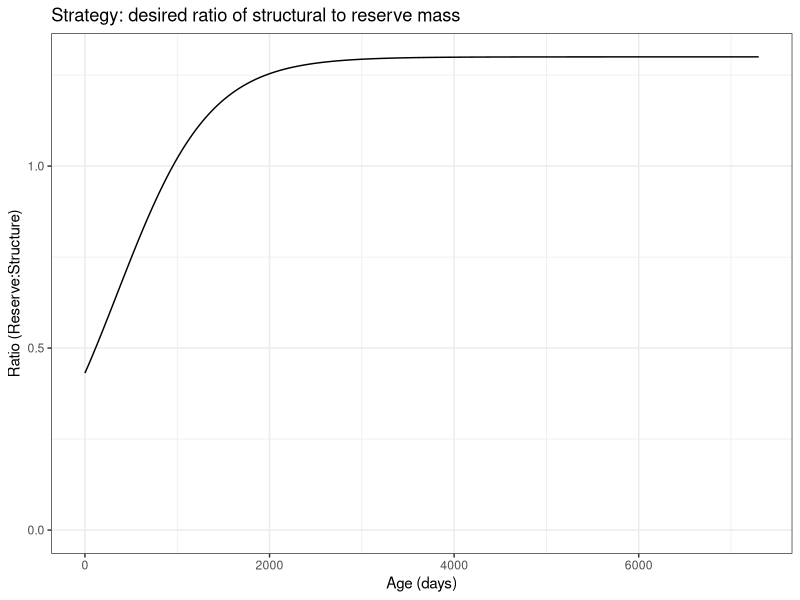
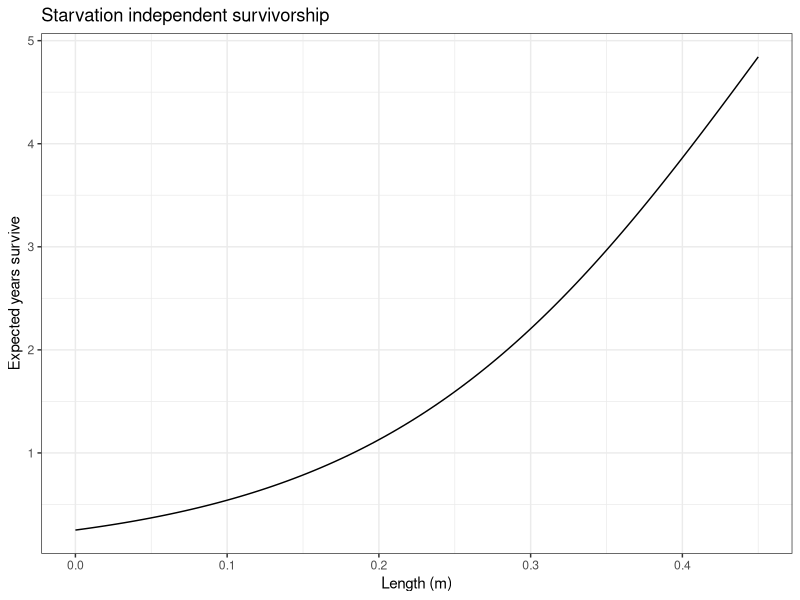
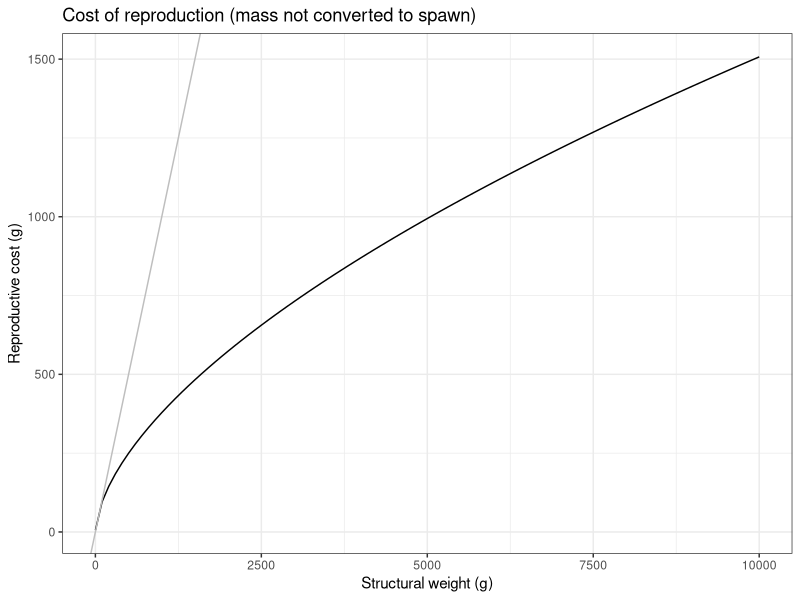
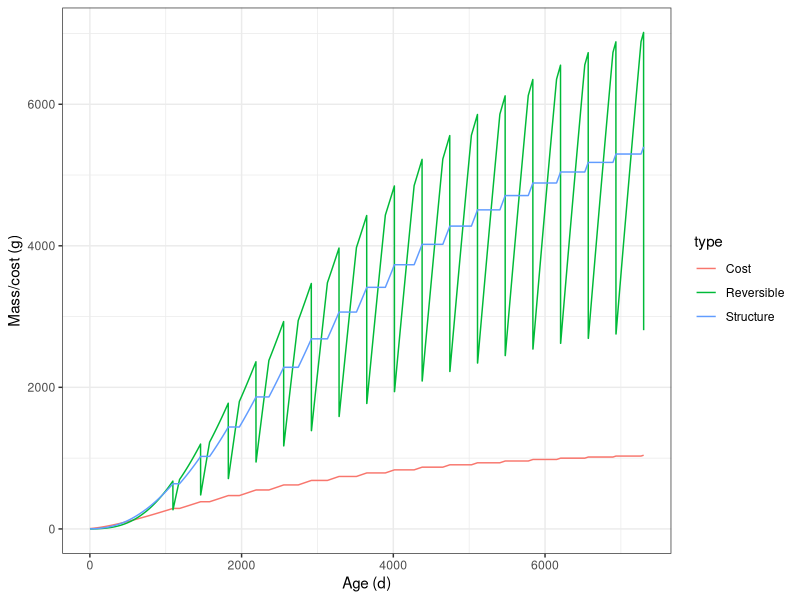
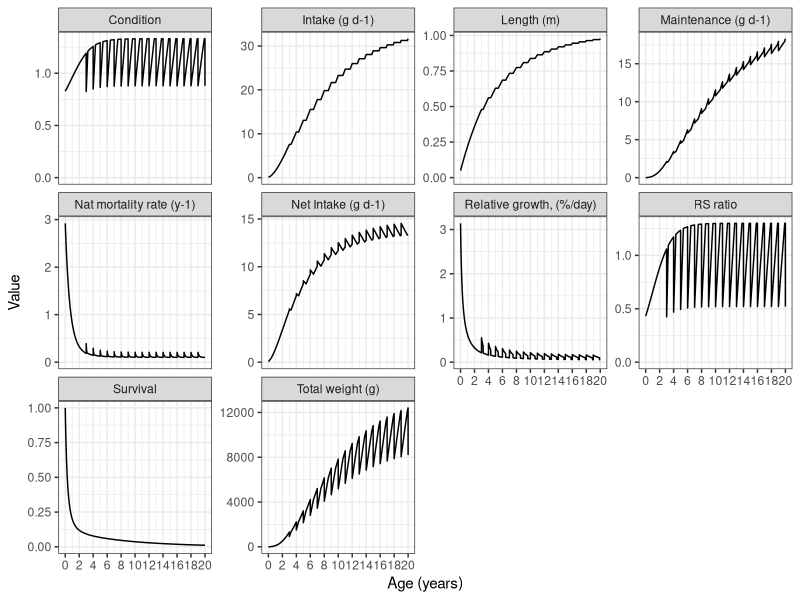
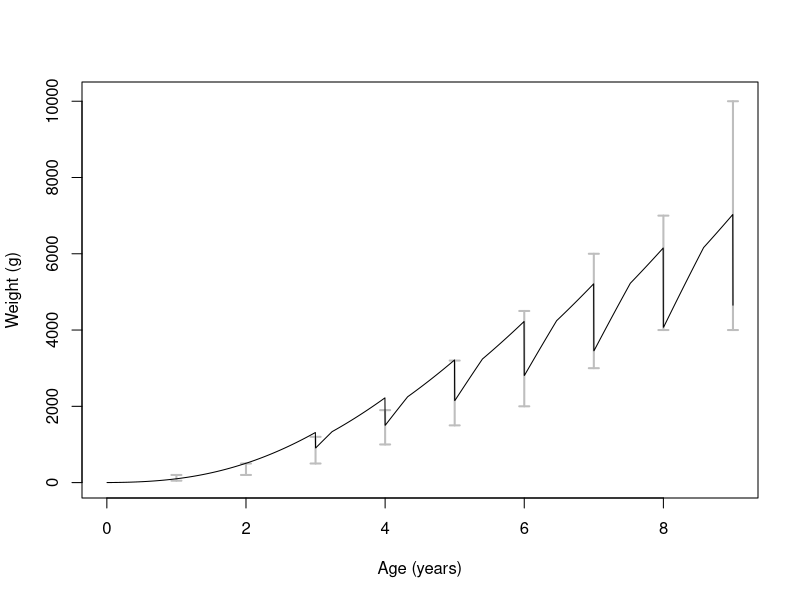
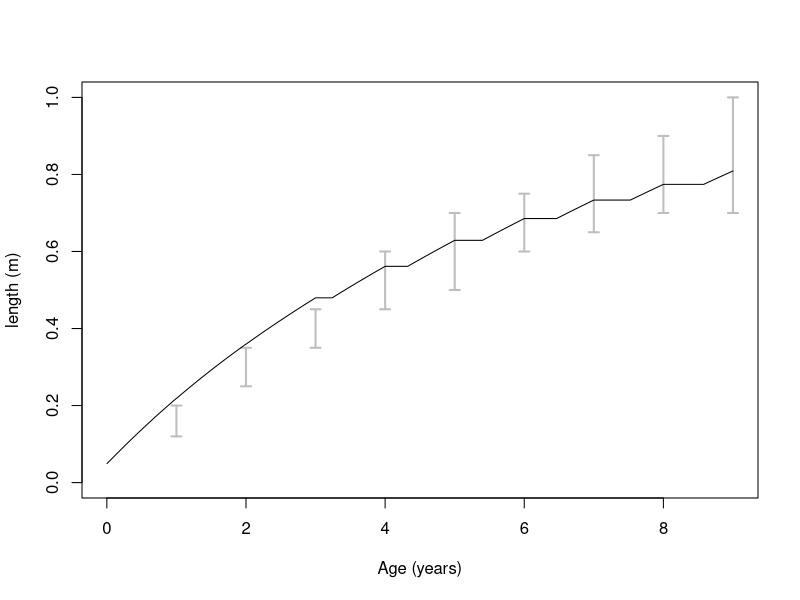
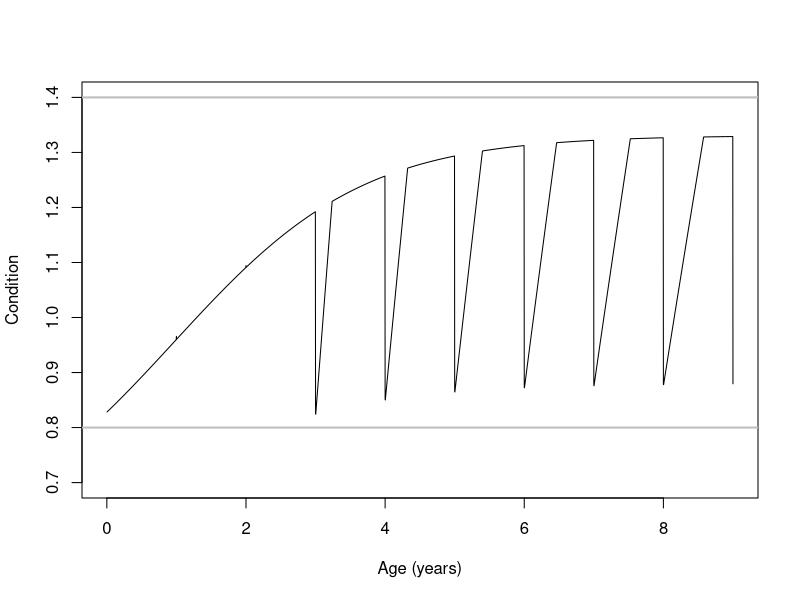

These charts were generated, in order, by the following R code:
## ---- chunk 1
rm(list = ls()) # clear memory
library(tidyverse)
library(tibble)
library(ggplot2)


# Reserve:Struture ratio 
RSRatio <- function(age) {
  tmp <- rs1*(age-a_bar)
  tmp <- max(tmp, -20) # bound below
  tmp <- min(tmp,  20) # bound above

  return(rs_min + (rs_max - rs_min)*exp(tmp) / (1.0 + exp(tmp)))
} 

# Predator length [m]
predatorLength <- function(S) {
  return((S/l_const)^(1/3.0)) # assumes invariant growth
} 

# Mortality rate [d-1]
mortProb <- function(l) {
  m_rate <- m_min + (m_max-m_min)*exp(-m1*l) # instantaneous mortality rate
  return(1.0 - exp(-m_rate)) # probability die per day
} 

# intake rate [d d-1]
grossIntake <- function(S) {
  return(g0*S^g1)
}

# DEB maintenance version [g d-1 g-1]
maintenance <- function(S, R) {
  return(ms*S + mr*w*R)
} 

# Energetic reproductive cost
reproCost <- function(S) {
  return(ra*S^rb)
}
## ---- chunk 2

# Model parameters for the baseline zero fishing scenario (First scenario in Table S2)

max_age_years <- 20 # 20        # years of simulation
max_age_days  <- 365*max_age_years # (d)

rs_max  <- 1.3           # maximum RS ratio
rs_min  <- 0.0           # minimum RS ratio

## length-weight conversion: 
l_const <- 1250/(0.60^3) # (g m-1) num = weight (g), denom = length (m)
#length-weight conversion uses weight of S only and assumes that 1250g of S weight (ca 3000g of total) corresponds to 60cm long fish

g0      <- 0.1           # intake rate constant: intake when structural weight is 1 g (g d-1), includes assimilation efficiency 
g1      <- 0.67          # power to uptake rate with S weight

ms      <- 0.003         # maintenance cost of structural mass (g d-1 g-1)
mr      <- 0.0003        # maintenance cost of reversible mass (g d-1 g-1)  

s_eff   <- 0.33          # conversion efficiency of assimilated intake to structure
r_eff   <- 0.9           # conversion efficiency of assimilated intake to reversible pool

# Reproductive cost function 
ra      <- 6             # reprod cost for 1 g of struct weight: (g g-1)
rb      <- 0.6          # reproductive cost power w.r.t. structural weight

#Mortality parameters 
m_min   <- 0.1/365      # background mortality rate (d-1) 

m1      <- 8.0          # steepness of the length-dependent mortality rate 
m_max   <- 4/365        # maximum length-dependent mortality rate (d-1) [when zero length]

s1      <- 7.0          # steepness of the condition realted mortality rate [low value = higher stochasticity]
s_max   <- 4/365        # maximum condition related rate (d-1) [when R = 0]

#Fishing mortality parameters 
Fm = 0/365            #Instantaneous fishing mortality of fully recruited fish (day-1)
Fmid = 0.3              #length (in meters) of the 50% fishing selectivity
Fk = 20                 # steepness of the logistic fishing function 

#Three parameters for optimal life-history strategy must be optimised for different mortality values in another code. These values are for the baseline zero fishing scenario with above parameters

rs1     <- 0.002   # age-dependence (d-1) [provided by grid]
a_bar   <- 350          # age at mid-point (d) [provided by grid]
w       <- 0.6        # fraction of reserve which is reproductive (fixed)


## ---- chunk 3

# bounds for plotting
l_min   <- 0.0           # minimum length for plotting (m)
l_max   <- 0.45          # maximum length for plotting (m)
w_min   <- 1             # minimum mortality rate for plotting (d-1)
w_max   <- 10000          # maximum mortality rate for plotting (d-1)
  
# prepare data frame to display RS ratio
vec_age <- seq(from = 0, to = max_age_days, by = 1)
df_RS <- tibble(Age = vec_age, RSratio = sapply(vec_age, FUN = RSRatio))
ggplot(df_RS, aes(x = Age, y = RSratio)) + geom_line() + 
  ylim(0,rs_max) + xlab("Age (days)") + ylab("Ratio (Reserve:Structure)") +
  labs(title = "Strategy: desired ratio of structural to reserve mass") +
  theme_bw()

# prepare data frame to display survival curve
vec_length <- seq(from = l_min, to = l_max, length.out = 101)
df_Length <- tibble(Length = vec_length, Prob = mortProb(vec_length))
df_Length <- mutate(df_Length, Survive_Y = 1.0/(Prob*365.0))
ggplot(df_Length, aes(x = Length, y = Survive_Y)) + geom_line() + 
  labs(title = "Starvation independent survivorship") +
  xlab("Length (m)") + ylab("Expected years survive") + theme_bw()

# prepare data frame to display reproductive costs
vec_weight <- seq(from = w_min, to = w_max, length.out = 101)
df_weight <- tibble(Weight = vec_weight, Cost = reproCost(vec_weight))
ggplot(df_weight, aes(x = Weight, y = Cost)) + geom_line() + 
  geom_abline(intercept = 0, slope = 1, color = "grey") +
  labs(title = "Cost of reproduction (mass not converted to spawn)") +
  xlab("Structural weight (g)") + ylab("Reproductive cost (g)") + theme_bw()



## ---- chunk 4
# useful age-dependent values
Res               <- array(data=0,c(max_age_years,365)) # reserve mass (g)
Str               <- array(data=0,c(max_age_years,365)) # structural mass (g)
dayIntake         <- array(data=0,c(max_age_years,365))
dayMaintenance    <- array(data=0,c(max_age_years,365))
dayNetIntake      <- array(data=0,c(max_age_years,365))
dayLambda         <- array(data=0,c(max_age_years,365))
dayPredatorLength <- array(data=0,c(max_age_years,365))
daySurvival       <- array(data=0,c(max_age_years,365))
yearSpawn         <- rep(0, max_age_years)
yearRepCost       <- rep(0, max_age_years)
yearFitness       <- rep(0, max_age_years)
natmortality      <- array(data=0,c(max_age_years,365))
fishmortality     <- array(data=0,c(max_age_years,365))
dayGrowth         <- array(data=0,c(max_age_years,365))
relGrowth         <- array(data=0,c(max_age_years,365))
strGrowth         <- array(data=0,c(max_age_years,365))

# set initial weight
#S0       <- 1             # initial structural weight on day 0 (g)
#R0       <- S0*RSRatio(0) # enforce correct initial reserve-structural ratio

S0 <- 1/(1+RSRatio(0))
R0 <- RSRatio(0) *S0

Res[1,1] <- R0
Str[1,1] <- S0

daySurvival[1,1] <- 1.0 # initially all individuals are alive

  
# perform the simulation
for (yr in 1:max_age_years) {
  for (day in 1:364) {
    Rstart <- Res[yr,day] # starting mass (reserve)
    Sstart <- Str[yr,day] # starting mass (structure)
    
    dayPredatorLength[yr,day] <- (Sstart/l_const)^(1/3.0) # calc length using str
    fish_mort <- Fm / (1+exp(-Fk*(dayPredatorLength[yr,day]-Fmid)))
    mort_rate <- 
      m_min + (m_max-m_min)*exp(-m1*dayPredatorLength[yr,day]) + # non-starve
      s_max*exp(-s1*Rstart/Sstart)   +                            # starve
      fish_mort                                                   #fishing mortality 
    fishmortality[yr,day+1] <- fish_mort   
    mort_prob <- 1.0 - exp(-mort_rate) # probability die this day
    daySurvival[yr,day+1] <- (1-mort_prob)*daySurvival[yr,day] # prob alive
    natmortality[yr,day+1] <-
      m_min + (m_max-m_min)*exp(-m1*dayPredatorLength[yr,day]) + # non-starve
      s_max*exp(-s1*Rstart/Sstart)

  
    intake      <- g0*Sstart^g1                 # (g d-1)
    respiration <- ms*Sstart + mr*Rstart        # (g d-1)
    net_intake  <- intake - respiration         # (g d-1)

    dayIntake[yr, day]      <- intake
    dayMaintenance[yr, day] <- respiration
    dayNetIntake[yr, day]   <- net_intake
    age                     <- 365*(yr-1) + day # age of animal (days)
      
    # add bounds to prevent numerical issues when calculating lambda
    tmp <- rs1*(age-a_bar)
    tmp <- max(tmp, -20) # bound below
    tmp <- min(tmp,  20) # bound above
    dayLambda[yr, day] <- rs_min + (rs_max - rs_min)*exp(tmp) /
      (1.0 + exp(tmp)) # RS ratio = startegy
    
    if (net_intake >= 0) {
    
        dR <- r_eff*net_intake # maximum R allocation
        dS <- s_eff*net_intake # maximum S allocation
  # use Lambdamax istead of dayLambda and set w=1  
        if (dayLambda[yr, day]*Sstart > Rstart) { # need to bump up reserves
          r_take <- min(dayLambda[yr, day]*Sstart - Rstart, dR) 
          Rstart <- Rstart + r_take
          net_intake <- net_intake - r_take/r_eff
        } else { # need to bump up structure
          s_take <- min(Rstart/dayLambda[yr, day] - Sstart, dS) 
          Sstart <- Sstart + s_take
          net_intake <- net_intake - s_take/s_eff
        }
     # partition remaining mass to keep desired ratio
    Res[yr,day+1] <- Rstart + dayLambda[yr, day]*r_eff*s_eff*net_intake / (r_eff + dayLambda[yr, day]*s_eff) 
    Str[yr,day+1] <- Sstart + r_eff*s_eff*net_intake / (r_eff + dayLambda[yr, day]*s_eff)       
    
    } else {
    
     dR <- (1/r_eff)*net_intake # this is what should be taken from R given the conversion inefficiencies 
     newR = (Rstart + dR)
       if (newR < 0) {
          newR = 0
        }
     
     Res[yr,day+1] <- newR
     Str[yr,day+1] <- Sstart

  }  

    Growth = (Res[yr,day+1]+Str[yr,day+1]) - (Res[yr,day]+Str[yr,day]) #change in weight over the day
    percGrowth = (Growth/(Res[yr,day]+Str[yr,day]))*100
    sGrowth = Growth/Str[yr,day]*100
    dayGrowth[yr,day] = Growth
    relGrowth[yr,day] = percGrowth
    strGrowth[yr,day] = sGrowth
    
}

  dayPredatorLength[yr,365] <- dayPredatorLength[yr,364]
  dayGrowth[yr,365] <- dayGrowth[yr,364]
  relGrowth[yr,365] <- relGrowth[yr,364]
  strGrowth[yr,365] <- strGrowth[yr,364]

  # perform spawning
  repro_cost <- ra*Str[yr,365]^rb # fixed cost of reproduction
  spawn_mass <- max(0, w*Res[yr,365] - repro_cost) # spawning mass after cost
  
  if (spawn_mass > 0) { # enough to spawn?
    Res[yr,365]     <- Res[yr,365] - spawn_mass - repro_cost
    yearSpawn[yr]   <- spawn_mass
    yearRepCost[yr] <- repro_cost
    yearFitness[yr] <- spawn_mass*daySurvival[yr,365]
  } 
  
  if (yr < max_age_years) {
    Str[yr+1,1]         <- Str[yr,365]
    Res[yr+1,1]         <- Res[yr,365]
    daySurvival[yr+1,1] <- daySurvival[yr,365]
    natmortality[yr+1,1]  <- natmortality[yr,365]
    fishmortality[yr+1,1]  <- fishmortality[yr,365]
  }
}
## ---- chunk 5

sum(yearFitness) # expected fitness
## ---- chunk 6
param_value <- NULL
param_type  <- NULL
age         <- NULL

for (yr in 1:max_age_years) {
   param_value  <- c(param_value, Res[yr, ])
   age   <- c(age, 1:365 + 365*(yr-1))
   param_type <- c(param_type, rep("Reversible", 365))
   param_value  <- c(param_value, Str[yr, ])
   age   <- c(age, 1:365 + 365*(yr-1))
   param_type <- c(param_type, rep("Structure", 365))
   df_cost = reproCost(Str[yr,])
   param_value <- c(param_value, df_cost)
   age   <- c(age, 1:365 + 365*(yr-1))
   param_type <- c(param_type, rep("Cost", 365))
}

df_mass <- tibble(age = age, type = param_type, value = param_value)

ggplot(df_mass, aes(x = age, y = value, color = type)) + 
  xlab("Age (d)") + ylab("Mass/cost (g)") + ylim(0,NA) +
  geom_line() + theme_bw()




## ---- chunk 7
val  <- NULL
mtype <- NULL
age   <- NULL

for (yr in 1:max_age_years) {
   val   <- c(val, dayIntake[yr, ])
   age   <- c(age, 1:365 + 365*(yr-1))
   mtype <- c(mtype, rep("Intake (g d-1)", 365))
   val   <- c(val, dayMaintenance[yr, ])
   age   <- c(age, 1:365 + 365*(yr-1))
   mtype <- c(mtype, rep("Maintenance (g d-1)", 365))
   val   <- c(val, dayNetIntake[yr, ])
   age   <- c(age, 1:365 + 365*(yr-1))
   mtype <- c(mtype, rep("Net Intake (g d-1)", 365))
   val   <- c(val, dayPredatorLength[yr, ])
   age   <- c(age, 1:365 + 365*(yr-1))
   mtype <- c(mtype, rep("Length (m)", 365))
   val   <- c(val, daySurvival[yr, ])
   age   <- c(age, 1:365 + 365*(yr-1))
   mtype <- c(mtype, rep("Survival", 365))
   val   <- c(val, natmortality[yr, ]*365)
   age   <- c(age, 1:365 + 365*(yr-1))
   mtype <- c(mtype, rep("Nat mortality rate (y-1)", 365))
   val   <- c(val, fishmortality[yr, ]*365)
   age   <- c(age, 1:365 + 365*(yr-1))
   mtype <- c(mtype, rep("Fishing mortality rate (y-1)", 365))
   val   <- c(val, relGrowth[yr, ])
   age   <- c(age, 1:365 + 365*(yr-1))
   mtype <- c(mtype, rep("Relative growth, (%/day)", 365))
   val   <- c(val, Str[yr, ] + Res[yr, ])
   age   <- c(age, 1:365 + 365*(yr-1))
   mtype <- c(mtype, rep("Total weight (g)", 365))
   val   <- c(val, Res[yr, ]/Str[yr, ])
   age   <- c(age, 1:365 + 365*(yr-1))
   mtype <- c(mtype, rep("RS ratio", 365))
   val   <- c(val, 100.0*(Str[yr, ] + Res[yr, ]) /
       ((100.0*dayPredatorLength[yr, ])^3.0)) # weight = g, length = cm
   age   <- c(age, 1:365 + 365*(yr-1))
   mtype <- c(mtype, rep("Condition", 365))
}

df_rate <- tibble(age = age, val = val, mtype = mtype)

ggplot(filter(df_rate, val > 0), aes(x = age/365, y = val)) + 
  xlab("Age (years)") + ylab("Value") + ylim(0,NA) +
  scale_x_continuous(breaks = seq(from = 0, to = max_age_years, by = 2)) +
  geom_line() + facet_wrap( ~ mtype, scale = "free_y") + theme_bw()

## ---- chunk 8
age        <- c(  1,   2,    3,    4,    5,    6,    7,    8,     9)

#values of  mininum and maximum weight observed in empirical studies (Supplementary Table 1)
weight_min <- c( 50, 200,  500, 1000, 1500, 2000, 3000, 4000,  4000) 
weight_max <- c(200, 500, 1200, 1900, 3200, 4500, 6000, 7000, 10000)


df_ref <- tibble(Year = age, min = weight_min, max = weight_max)

df_weight <- filter(df_rate, age <= 9*365, mtype == "Total weight (g)") %>%
  select(age, weight = val)
df_weight$age <- df_weight$age/365

plot(x = df_weight$age, y = df_weight$weight, type = "n", ylim = c(0,10100),
  xlab = "Age (years)", ylab = "Weight (g)")
arrows(x0 = df_ref$Year, y0 = df_ref$min, x1 = df_ref$Year, y1 = df_ref$max,
  length=0.05, angle=90, code=3, col = "grey", lwd = 2)
lines(x = df_weight$age, y = df_weight$weight, lwd = 1)
## ---- chunk 9
age        <- c(   1,    2,    3,    4,    5,    6,    7,    8,    9)

#values of mininum and maximum length observed in empirical studies (Supplementary Table 1)
length_min <- c(0.12, 0.25, 0.35, 0.45, 0.50, 0.60, 0.65,  0.70, 0.70)
length_max <- c(0.20, 0.35, 0.45, 0.60, 0.70, 0.75, 0.85,  0.90, 1.00)
df_ref <- tibble(Year = age, min = length_min, max = length_max)

df_length <- filter(df_rate, age <= 9*365, mtype == "Length (m)") %>%
  select(age, length = val)
df_length$age <- df_length$age/365

plot(x = df_length$age, y = df_length$length, type = "n", ylim = c(0,1),
  xlab = "Age (years)", ylab = "length (m)")
arrows(x0 = df_ref$Year, y0 = df_ref$min, x1 = df_ref$Year, y1 = df_ref$max,
  length=0.05, angle=90, code=3, col = "grey", lwd = 2)
lines(x = df_length$age, y = df_length$length, lwd = 1)
## ---- chunk 10
df_condition <- filter(df_rate, age <= 9*365, mtype == "Condition") %>%
  select(age, condition = val)
df_condition$age <- df_condition$age/365

plot(x = df_condition$age, y = df_condition$condition, type = "n", 
  ylim = c(0.7,1.4), xlab = "Age (years)", ylab = "Condition")

#Empirically observed conditions are shown with horizontal lines
abline(h = 0.8, lwd = 2, col = "grey")
abline(h = 1.4, lwd = 2, col = "grey")
lines(x = df_condition$age, y = df_condition$condition, lwd = 1)
## ---- chunk 11
n <- max_age_years
max_y <- max(c(Res[1:n,364], Str[1:n,364]))

val  <- NULL
mtype <- NULL
age   <- NULL

val   <- c(val, yearRepCost[1:n])
age   <- c(age, 1:n)
mtype <- c(mtype, rep("Reproductive cost (g)", n))

val   <- c(val, yearSpawn[1:n])
age   <- c(age, 1:n)
mtype <- c(mtype, rep("Spawn (g)", n))

val   <- c(val, yearFitness[1:n])
age   <- c(age, 1:n)
mtype <- c(mtype, rep("Expected fitness (g)", n))

df_rate <- tibble(age = age, val = val, mtype = mtype)

ggplot(filter(df_rate, val >= 0), aes(x = age, y = val)) + 
  xlab("Age (years)") + ylab("Value") + ylim(0,NA) +
  scale_x_continuous(breaks = seq(from = 0, to = max_age_years, by = 2)) +
  geom_line() + geom_point() + facet_wrap( ~ mtype, scale = "free_y") + theme_bw()

## ---- chunk 12
# structural mass relations

var_value <- NULL
var_type  <- NULL
mass      <- NULL
year      <- NULL

for (yr in 1:(max_age_years-1)) {
   var_value <- c(var_value, dayNetIntake[yr, ])
   var_type  <- c(var_type,  rep("Net intake (g d-1)", 365))
   mass      <- c(mass,      Str[yr, ])
   year      <- c(year,      rep(yr, 365))
   var_value <- c(var_value, dayIntake[yr, ])
   var_type  <- c(var_type,  rep("Intake (g d-1)", 365))
   mass      <- c(mass,      Str[yr, ])
   year      <- c(year,      rep(yr, 365))
   var_value <- c(var_value, dayMaintenance[yr, ])
   var_type  <- c(var_type,  rep("Maintenance (g d-1)", 365))
   mass      <- c(mass,      Str[yr, ])
   year      <- c(year,      rep(yr, 365))
}

df_rate <- tibble(Val = var_value, Type = var_type, Mass = mass, Year = year)
## ---- chunk 13
# total mass relations (structural + reserves)

var_value <- NULL
var_type  <- NULL
mass      <- NULL
year      <- NULL

for (yr in 1:(max_age_years-1)) {
   var_value <- c(var_value, dayNetIntake[yr, ])
   var_type  <- c(var_type,  rep("Net intake (g d-1)", 365))
   mass      <- c(mass,      Str[yr, ] + Res[yr, ])
   year      <- c(year,      rep(yr, 365))
   var_value <- c(var_value, dayIntake[yr, ])
   var_type  <- c(var_type,  rep("Intake (g d-1)", 365))
   mass      <- c(mass,      Str[yr, ] + Res[yr, ])
   year      <- c(year,      rep(yr, 365))
   var_value <- c(var_value, dayMaintenance[yr, ])
   var_type  <- c(var_type,  rep("Maintenance (g d-1)", 365))
   mass      <- c(mass,      Str[yr, ] + Res[yr, ])
   year      <- c(year,      rep(yr, 365))
}

df_rate2 <- tibble(Val = var_value, Type = var_type, Mass = mass, Year = year)
## ---- chunk 14
ggplot(filter(df_rate, Val != 0 & Year <= 7), 
  aes(x = Mass, y = Val, color = factor(Year))) + 
  xlab("Structural mass (g)") + ylab("Value") + ylim(0,NA) +
  labs(color = "Age\n(years)") + scale_color_brewer(palette="Spectral") +
  geom_line(size = 1) + facet_wrap( ~ Type, scale = "free_y") + 
  theme_bw() +
  theme(panel.background = element_rect(colour = "black", fill = "#E6F5FE"))

ggplot(filter(df_rate2, Val != 0 & Year <= 7), 
  aes(x = Mass, y = Val, color = factor(Year))) + 
  xlab("Total mass (g)") + ylab("Value") + ylim(0,NA) +
  labs(color = "Age\n(years)") + scale_color_brewer(palette="Spectral") +
  geom_line(size = 1) + facet_wrap( ~ Type, scale = "free_y") + 
  theme_bw() +
  theme(panel.background = element_rect(colour = "black", fill = "#E6F5FE"))
